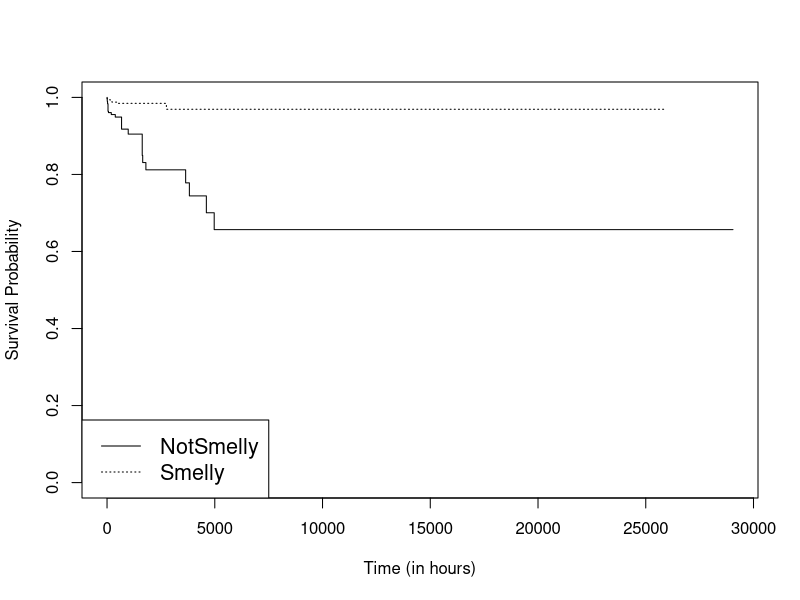
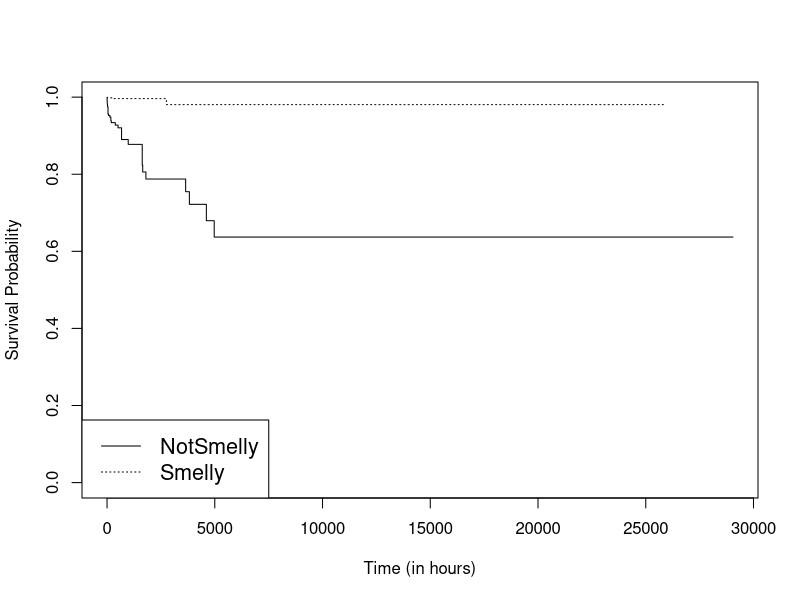
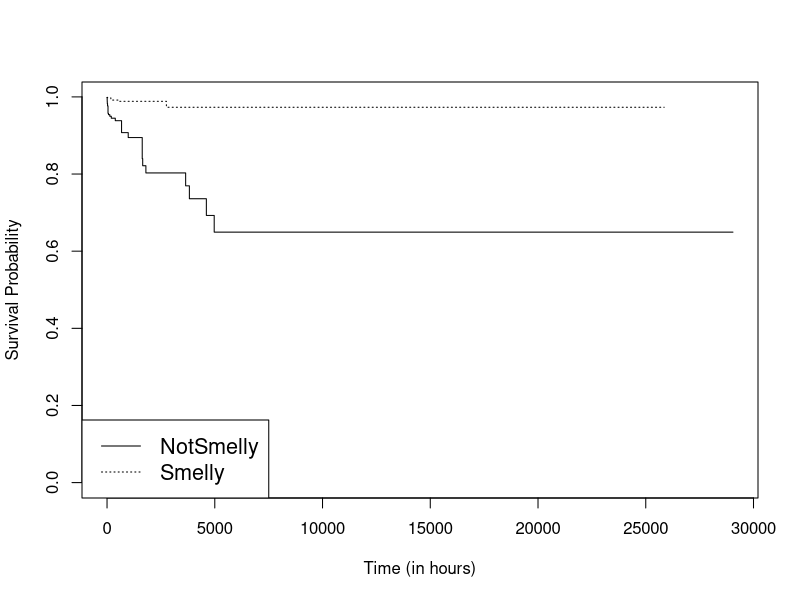

The R source for these figures, in order:
library(survival)
library(rms)

variables <- c('linesAdded','linesRemoved','totalChurn','loc','maxstatements','maxdepth','complexity','maxlen','maxparams','maxnestedcallbacks','complexswitchcase','thisassign','complexchaining','noreassign','noextrabind','condassign','smelly')

type_smells <- c('maxstatements','maxdepth','complexity','maxlen','maxparams','maxnestedcallbacks','complexswitchcase','thisassign','complexchaining','noreassign','noextrabind','condassign')

mydata <- read.csv("Grunt_vulnerabilities_smells_file-grain.csv")
attach(mydata)
write(sprintf("Results of vulnerabilities-smells with file grain"),"Grunt_vulnerabilities-smells_summary.txt")

for (var in variables) {
	if (var == 'smelly') {
		kmsurvival <- npsurv(Surv(time, event) ~ get(var))
		jpeg('Grunt_vulnerabilities_smells_file-grain_rplot.jpg')
		plot(kmsurvival,xlab = "Time (in hours)", ylab = "Survival Probability",lty = c(1,3),xaxs="r")
		legend("bottomleft", legend=c("NotSmelly", "Smelly"),lty=c(1,3),cex=1.3)
		dev.off()
	}
	write(sprintf("		Covariate : %s",var),"Grunt_vulnerabilities-smells_summary.txt",append=TRUE)
	coxsurvival <- coxph(Surv(time, event) ~ get(var))
	write(sprintf("			exp(coef) : %g",coef(summary(coxsurvival))[2]),"Grunt_vulnerabilities-smells_summary.txt",append=TRUE)
	write(sprintf("			p-value (Cox hazard model) : %g",coef(summary(coxsurvival))[5]),"Grunt_vulnerabilities-smells_summary.txt",append=TRUE)
	coxsurvival <- coxph(Surv(time, event) ~ get(var))
	testdata <- cox.zph(coxsurvival)
	write(sprintf("			p-value (Porportional hazards assumption) : %g",testdata[[1]][3]),"Grunt_vulnerabilities-smells_summary.txt",append=TRUE)
}

detach(mydata)
mydata <- read.csv("Grunt_vulnerabilities_smells_line-grain.csv")
attach(mydata)
write(sprintf("Results of vulnerabilities-smells with line grain"),"Grunt_vulnerabilities-smells_summary.txt",append = TRUE)

for (var in variables) {
	if (var == 'smelly') {
		kmsurvival <- npsurv(Surv(time, event) ~ get(var))
		jpeg('Grunt_vulnerabilities_smells_line-grain_rplot.jpg')
		plot(kmsurvival,xlab = "Time (in hours)", ylab = "Survival Probability",lty = c(1,3),xaxs="r")
		legend("bottomleft", legend=c("NotSmelly", "Smelly"),lty=c(1,3),cex=1.3)
		dev.off()
		ev <- "event"
	}
	write(sprintf("		Covariate : %s",var),"Grunt_vulnerabilities-smells_summary.txt",append=TRUE)
	if (is.element(var,type_smells) == TRUE) {
		ev <- paste("event",var,sep='')
	}
	else {
		ev <- "event"
	}
	coxsurvival <- coxph(Surv(time, event) ~ get(var))
	write(sprintf("			exp(coef) : %g",coef(summary(coxsurvival))[2]),"Grunt_vulnerabilities-smells_summary.txt",append=TRUE)
	write(sprintf("			p-value (Cox hazard model) : %g",coef(summary(coxsurvival))[5]),"Grunt_vulnerabilities-smells_summary.txt",append=TRUE)
	coxsurvival <- coxph(Surv(time, event) ~ get(var))
	testdata <- cox.zph(coxsurvival)
	write(sprintf("			p-value (Porportional hazards assumption) : %g",testdata[[1]][3]),"Grunt_vulnerabilities-smells_summary.txt",append=TRUE)
}

detach(mydata)
mydata <- read.csv("Grunt_vulnerabilities_smells_line-grain_large.csv")
attach(mydata)
write(sprintf("Results of vulnerabilities-smells with line grain and considering dependencies"),"Grunt_vulnerabilities-smells_summary.txt",append = TRUE)

for (var in variables) {
	if (var == 'smelly') {
		kmsurvival <- npsurv(Surv(time, event) ~ get(var))
		jpeg('Grunt_vulnerabilities_smells_line-grain_large_rplot.jpg')
		plot(kmsurvival,xlab = "Time (in hours)", ylab = "Survival Probability",lty = c(1,3),xaxs="r")
		legend("bottomleft", legend=c("NotSmelly", "Smelly"),lty=c(1,3),cex=1.3)
		dev.off()
		ev <- "event"
	}
	write(sprintf("		Covariate : %s",var),"Grunt_vulnerabilities-smells_summary.txt",append=TRUE)
	if (is.element(var,type_smells) == TRUE) {
		ev <- paste("event",var,sep='')
	}
	else {
		ev <- "event"
	}
	coxsurvival <- coxph(Surv(time, event) ~ get(var))
	write(sprintf("			exp(coef) : %g",coef(summary(coxsurvival))[2]),"Grunt_vulnerabilities-smells_summary.txt",append=TRUE)
	write(sprintf("			p-value (Cox hazard model) : %g",coef(summary(coxsurvival))[5]),"Grunt_vulnerabilities-smells_summary.txt",append=TRUE)
	coxsurvival <- coxph(Surv(time, event) ~ get(var))
	testdata <- cox.zph(coxsurvival)
	write(sprintf("			p-value (Porportional hazards assumption) : %g",testdata[[1]][3]),"Grunt_vulnerabilities-smells_summary.txt",append=TRUE)
}
